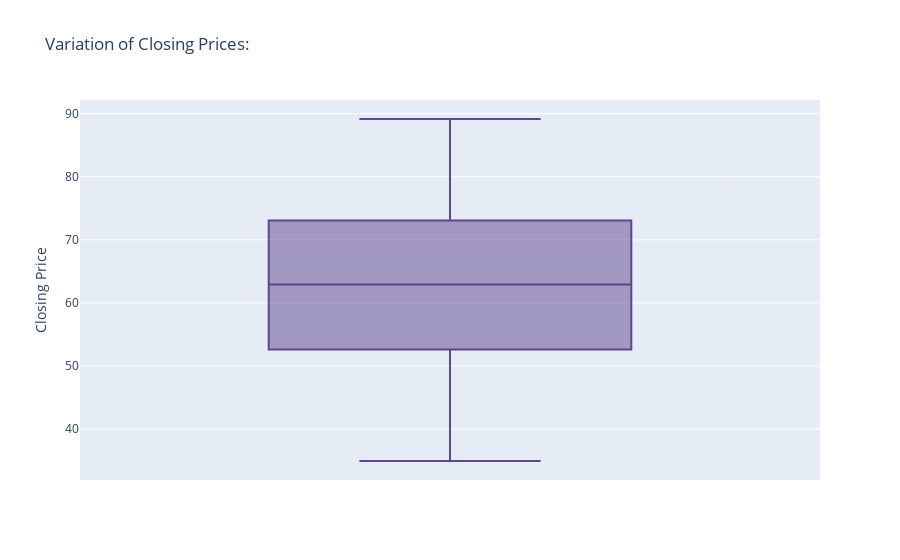

The code cell stored with this chart in its notebook:
### Markdown cell above
![1.png](attachment:1.png)

### Code cell
fig = px.box(df, y="Close", title = 'Variation of Closing Prices: ', color_discrete_sequence=px.colors.qualitative.Prism, labels ={'Close' : 'Closing Price'})
fig.show()

### Figure 1 — Plotly figure (JSON) as saved in the notebook; plotly's stock layout.template omitted (floating-point values rounded to 4 significant figures; data arrays with more than 128 entries replaced by an {"elided": "..."} marker saying what was removed)
{"data": [{"alignmentgroup": "True", "hovertemplate": "Closing Price=%{y}<extra></extra>", "legendgroup": "", "marker": {"color": "rgb(95, 70, 144)"}, "name": "", "notched": false, "offsetgroup": "", "orientation": "v", "showlegend": false, "type": "box", "x0": " ", "xaxis": "x", "y": {"elided": "252 float values"}, "y0": " ", "yaxis": "y"}], "layout": {"boxmode": "group", "legend": {"tracegroupgap": 0}, "title": {"text": "Variation of Closing Prices: "}, "xaxis": {"anchor": "y", "domain": [0, 1]}, "yaxis": {"anchor": "x", "domain": [0, 1], "title": {"text": "Closing Price"}}}}
